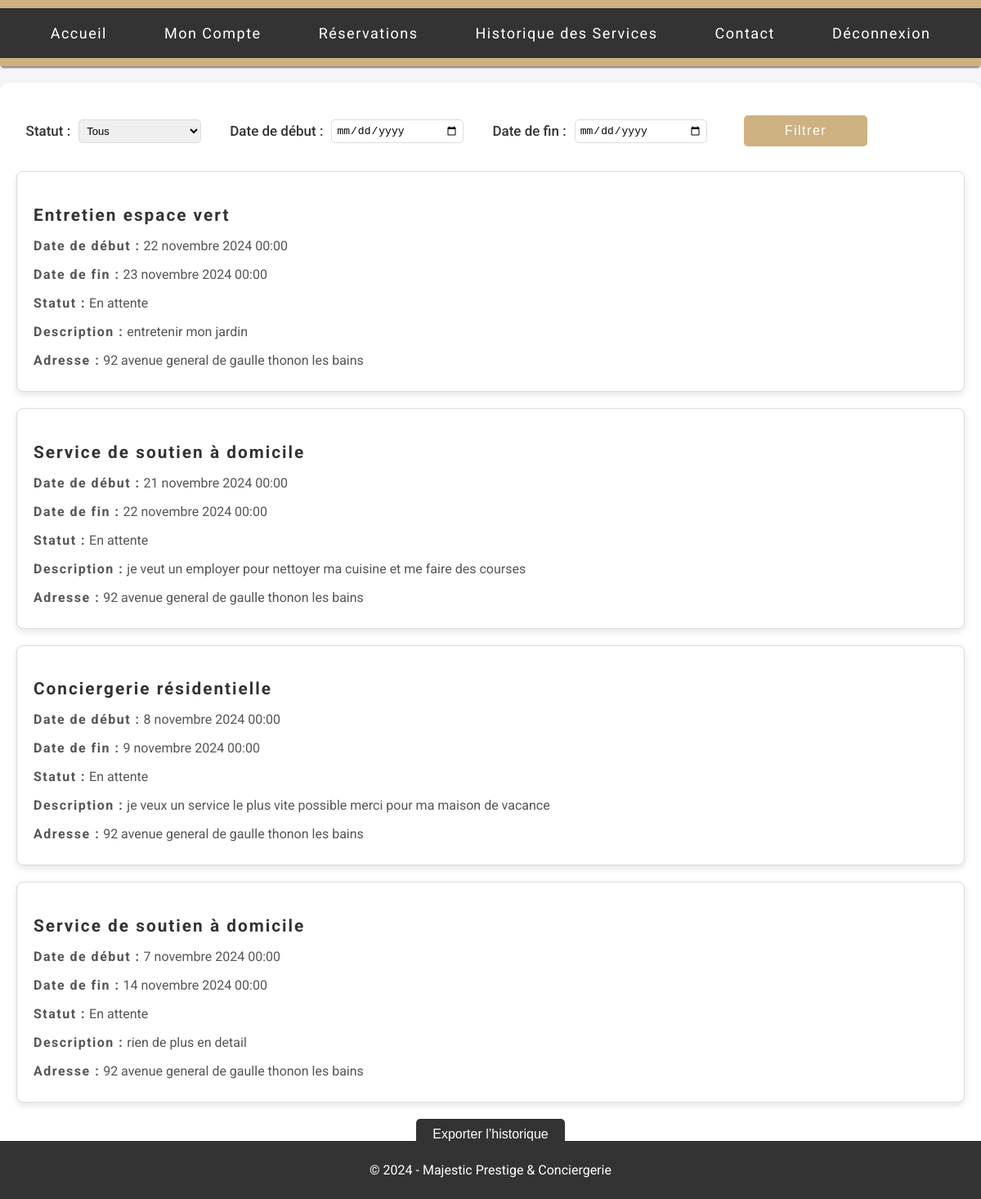
The app's page /historique-service/ (signed in) with its own data.
### services/backend/models.py (models this page shows, shortened)
class BaseModel(models.Model):
    created_at = models.DateTimeField(auto_now_add=True)
    id = models.AutoField(primary_key=True)
    class Meta:
        abstract = True  # Indique que cette classe ne doit pas créer de table dans la base

class Reservation(BaseModel):
    STATUS_CHOICES = [
        ('En attente', 'En attente'),
        ('Confirmée', 'Confirmée'),
        ('Annulée', 'Annulée'),
        ('Terminée', 'Terminée'),
    ]
    client = models.ForeignKey(Client, on_delete=models.CASCADE)
    client_address = models.CharField(max_length=100)
    service = models.ForeignKey(Service, on_delete=models.CASCADE)
    service_description = models.TextField()
    datetime_start = models.DateTimeField()
    datetime_end = models.DateTimeField()
    reservation_status = models.CharField(
        max_length=25,
        choices=STATUS_CHOICES,
        default='En attente'
    )

class Service(BaseModel):
    client = models.ForeignKey(Client, on_delete=models.CASCADE, default=1)
    service_name = models.CharField(max_length=50)
    service_description = models.TextField()
    date_service = models.DateTimeField(default=timezone.now)
    price = models.FloatField()
    image_path = models.CharField(max_length=255, blank=True, null=True)
    subservice1_name = models.CharField(max_length=50, blank=True, null=True)
    subservice1_description = models.TextField(blank=True, null=True)
    subservice2_name = models.CharField(max_length=50, blank=True, null=True)
    subservice2_description = models.TextField(blank=True, null=True)

### services/backend/views.py (the view)
# urls.py: path('historique-service/', views.historique_service, name='historique_service'),
def historique_service(request):
    status_choices = [
        ('En attente', 'En attente'),
        ('Terminée', 'Terminée'),
        ('Annulée', 'Annulée'),
        ('Confirmée', 'Confirmée'),
    ]
    client = request.user.client
    reservations = Reservation.objects.filter(client=client)
    status = request.GET.get('status', '')
    date_start = request.GET.get('date_start')
    date_end = request.GET.get('date_end')
    if status:
        reservations = reservations.filter(reservation_status=status)
    if date_start:
        reservations = reservations.filter(datetime_start__gte=date_start)
    if date_end:
        reservations = reservations.filter(datetime_end__lte=date_end)
    reservations = reservations.order_by('-datetime_start')
    context = {
        'status_choices': status_choices,
        'reservations': reservations,
        'status': status,
        'date_start': date_start,
        'date_end': date_end,
    }
    return render(request, 'historique.html', context)

### services/frontend/templates/historique.html (shortened to what this page needs)
{% load static %}
<!DOCTYPE html>
<html lang="fr">
<head>
    <link rel="stylesheet" href="{% static 'css/historique.css' %}">
</head>
<body>
    <header>
        <nav>
            <ul>
                <li><a href="{% url 'accueil' %}">Accueil</a></li>
                <li><a href="{% url 'mon_compte' %}">Mon Compte</a></li>
                <li><a href="{% url 'dash_reservation' %}">Réservations</a></li>
                <li><a href="{% url 'historique_service' %}">Historique des Services</a></li>
                <li><a href="{% url 'contact' %}">Contact</a></li>
                <li><a href="{% url 'logout_user' %}">Déconnexion</a></li>
            </ul>
        </nav>
    </header>
    <main>
<form method="get" action="{% url 'historique_service' %}" class="form-group">
    <label for="status">Statut :</label>
    <select name="status" id="status">
        <option value="">Tous</option>
    </select>
    <label for="date_start">Date de début :</label>
    <input type="date" name="date_start" id="date_start" value="{{ request.GET.date_start }}">
    <label for="date_end">Date de fin :</label>
    <input type="date" name="date_end" id="date_end" value="{{ request.GET.date_end }}">
    <button type="submit" class="btn btn-primary">Filtrer</button>
</form>
<div class="reservation-list">
    {% if reservations %}
        {% for reservation in reservations %}
        <div class="reservation-card">
            <h3>{{ reservation.service.service_name }}</h3>
            <p><strong>Date de début :</strong> {{ reservation.datetime_start }}</p>
            <p><strong>Date de fin :</strong> {{ reservation.datetime_end }}</p>
            <p><strong>Statut :</strong> {{ reservation.get_reservation_status_display }}</p>
            <p><strong>Description :</strong> {{ reservation.service_description }}</p>
            <p><strong>Adresse :</strong> {{ reservation.client_address }}</p>
        </div>
        {% endfor %}
    {% else %}
        <p>Aucune réservation trouvée.</p>
    {% endif %}
</div>
            <a href="{% url 'exporter_historique' %}"><button class="btn btn-secondary">Exporter l’historique</button></a>
    </main>
    <footer>
        <p>&copy; 2024 - Majestic Prestige & Conciergerie</p>
    </footer>
</body>
</html>

### services/frontend/static/css/historique.css (style rules this page uses)
body { font-family: 'Roboto', sans-serif; background-color: #f4f4f9; margin: 0; padding: 0; color: #333; }
header { background-color: #CDB181; color: white; padding: 10px 0; text-align: center; box-shadow: 0px 4px 2px -2px gray; }
nav { background-color: #333; display: flex; justify-content: center; padding: 10px; }
nav ul { list-style-type: none; margin: 0; padding: 0; display: flex; letter-spacing: 1.5px; }
nav ul li { margin: 0 15px; }
nav ul li a { color: white; text-decoration: none; font-size: 18px; padding: 10px 20px; display: block; border-radius: 5px; }
main { margin: 20px auto; padding: 20px; max-width: 1200px; background-color: white; border-radius: 10px; box-shadow: 0 4px 8px rgba(0, 0, 0, 0.1); }
footer { background-color: #333; color: white; text-align: center; padding: 10px 0; position: absolute; width: 100%; bottom: 0; }
.btn-secondary { display: block; margin: 20px auto; padding: 10px 20px; font-size: 16px; color: white; background-color: #333; border: none; border-radius: 5px; cursor: pointer; transition: background-color 0.3s; }
.reservation-list { display: flex; flex-direction: column; gap: 20px; margin-top: 30px; }
.reservation-card { background-color: #fff; border: 1px solid #ddd; border-radius: 8px; padding: 20px; box-shadow: 0 4px 8px rgba(0, 0, 0, 0.1); }
.reservation-card h3 { font-size: 1.3em; color: #333; margin-bottom: 10px; font-weight: bold; letter-spacing: 2px; }
strong { letter-spacing: 1.5px; }
.reservation-card p { font-size: 1em; color: #555; margin-bottom: 8px; }
form { display: flex; flex-wrap: wrap; gap: 20px; margin: 20px 1%; }
.form-group { display: flex; align-items: center; gap: 5px; }
form label { font-weight: 500; margin-right: 5px; font-size: 17px; }
form select, form input[type="date"] { padding: 5px; border: 1px solid #ddd; border-radius: 5px; font-size: 13px; min-width: 150px; margin-right: 30px; }
form button { padding: 10px 50px; background-color: #CDB181; color: white; border: none; border-radius: 5px; margin: 0 10px; cursor: pointer; font-size: 16px; letter-spacing: 1.5px; transition: background-color 0.3s; }
a { text-decoration: none; }

### records on screen
Reservation: service.service_name "Entretien espace vert", datetime_start "22 novembre 2024 00:00", datetime_end "23 novembre 2024 00:00", reservation_status "En attente", service_description "entretenir mon jardin", client_address "92 avenue general de gaulle thonon les bains"
Reservation: service.service_name "Service de soutien à domicile", datetime_start "21 novembre 2024 00:00", datetime_end "22 novembre 2024 00:00", reservation_status "En attente", service_description "je veut un employer pour nettoyer ma cuisine et me faire des courses", client_address "92 avenue general de gaulle thonon les bains"
Reservation: service.service_name "Conciergerie résidentielle", datetime_start "8 novembre 2024 00:00", datetime_end "9 novembre 2024 00:00", reservation_status "En attente", service_description "je veux un service le plus vite possible merci pour ma maison de vacance", client_address "92 avenue general de gaulle thonon les bains"
Reservation: service.service_name "Service de soutien à domicile", datetime_start "7 novembre 2024 00:00", datetime_end "14 novembre 2024 00:00", reservation_status "En attente", service_description "rien de plus en detail", client_address "92 avenue general de gaulle thonon les bains"
